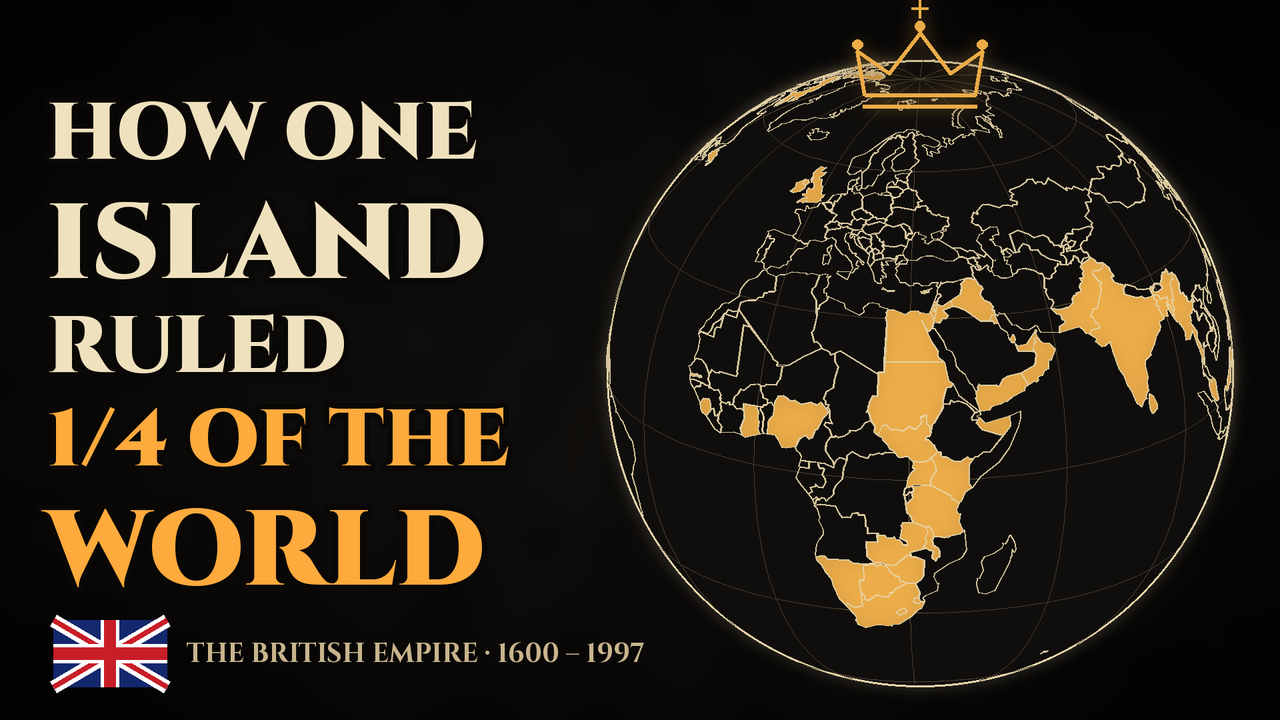

Write Python code to recreate this figure.
from PIL import Image, ImageDraw
from core import W, H, background, font, CINZEL9, CINZEL7, PAL, glow_layer
from arts import art_globe, union_jack, crown
img = background("ink").convert("RGBA")
b = dict(pal="ink", stage="S1920")
art_globe(img, b, 8.0, 10, cx=1380, cy=560, R=470)
L = Image.new("RGBA", (W, H), (0, 0, 0, 0)); d = ImageDraw.Draw(L)
crown(d, 1380, 110, 0.55, PAL["ink"]["acc"] + (255,), 1.0)
glow_layer(img, L, 16, 1.2)
d = ImageDraw.Draw(img)
def t(xy, s, size, fill, f=CINZEL9):
    d.text(xy, s, font=font(f, size), fill=fill, stroke_width=8, stroke_fill=(10, 8, 6))
t((70, 120), "HOW ONE", 120, (240, 225, 190))
t((70, 260), "ISLAND", 160, (240, 225, 190))
t((70, 440), "RULED", 120, (240, 225, 190))
t((70, 580), "1/4 OF THE", 120, (255, 170, 60))
t((70, 720), "WORLD", 160, (255, 170, 60))
union_jack(d, 80, 930, 170, 100)
d.text((280, 980), "THE BRITISH EMPIRE · 1600 – 1997", font=font(CINZEL7, 40), fill=(200, 180, 140), anchor="lm")
img.convert("RGB").resize((1280, 720), Image.LANCZOS).save("thumbnail.png")
print("ok")
